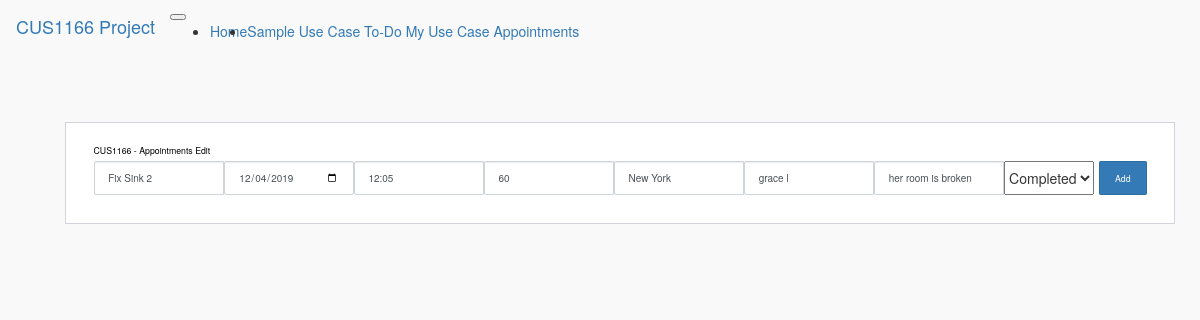
Screenshot of /appointments/edit/3 with the database file from the repository.
### app/models.py (models this page shows)
class Appointment(db.Model):
    appt_id = db.Column(db.Integer, primary_key=True, autoincrement = True)
    appt_title = db.Column(db.String)
    appt_date = db.Column(db.Date, nullable = False)
    appt_start_time = db.Column(db.String)
    appt_duration = db.Column(db.Integer) #in minutes
    appt_location = db.Column(db.String)
    appt_customer_name = db.Column(db.String)
    appt_notes = db.Column(db.String)
    appt_status = db.Column(db.String(128))

### app/main/routes.py (the view, shortened to what this page needs)
@bp.route('/appointments/edit/<int:appt_id>', methods=['GET','POST'])
def edit_appointment(appt_id):
    form = AppointmentForm()
    print(form.validate_on_submit())
    current_appt = Appointment.query.filter_by(appt_id = appt_id).first_or_404()
    form.appt_title.data = current_appt.appt_title
    form.appt_date.data = current_appt.appt_date
    form.appt_start_time.data = current_appt.appt_start_time
    form.appt_duration.data = current_appt.appt_duration
    form.appt_location.data = current_appt.appt_location
    form.appt_customer_name.data = current_appt.appt_customer_name
    form.appt_notes.data = current_appt.appt_notes
    form.appt_status_completed.data = current_appt.appt_status
    return render_template("main/appointments_edit_view.html",form=form, appt_id = appt_id)

### app/main/forms.py
class AppointmentForm(FlaskForm):
    appt_status_completed = SelectField('Status', choices=[('upcoming','Upcoming'),('today','Today'),('this week','This week'),('overdue','Overdue'),('completed','Completed')])
    appt_title = StringField('appt_title')#, validators=[DataRequired()])
    appt_date = DateField('appt_date', format = '%Y-%m-%d')
    appt_start_time = StringField('appt_start_time') #in minutes
    appt_duration= StringField('appt_duration') #in minutes
    appt_location = StringField('appt_location')#, validators=[DataRequired()])
    appt_customer_name = StringField('appt_customer_name')#, validators=[DataRequired()])
    appt_notes = StringField('appt_customer_name')#, validators=[DataRequired()])
    appt_status = StringField('appt_status')#, validators=[DataRequired()])
    submit = SubmitField('submit')

### app/templates/main/appointments_edit_view.html (shortened to what this page needs)
{% extends "menu.html" %}
{% block content %}
<div class="page-content page-container" id="page-content">
    <div class="padding">
        <div class="row container d-flex justify-content-center">
            <div class="col-lg-12">
                <div class="card px-3">
                    <div class="card-body">
                        <h4 class="card-title">CUS1166 - Appointments edit</h4>
                        <form method="POST" action="{{url_for('main.edit_appointment',appt_id = appt_id)}}" >
                            <div class="add-items d-flex">
                                {{ form.appt_title(class_='form-control todo-list-input', placeholder='add appt title')}}
                                {{ form.appt_date(class_='form-control todo-list-input', placeholder='add appt date')}}
                                {{ form.appt_start_time(class_='form-control todo-list-input', placeholder='add appt start time')}}
                                {{ form.appt_duration(class_='form-control todo-list-input', placeholder='add appt time in minutes')}}
                                {{ form.appt_location(class_='form-control todo-list-input', placeholder='add appt location')}}
                                {{ form.appt_customer_name(class_='form-control todo-list-input', placeholder='add appt customer name')}}
                                {{ form.appt_notes(class_='form-control todo-list-input', placeholder='add appt notes')}}
                                {{ form.appt_status_completed }}
                                <button class="add btn btn-primary font-weight-bold todo-list-add-btn">Add</button>
                       </div>
                     </form>
                   </div>
                </div>
            </div>
        </div>
    </div>
</div>
{% endblock %}

### app/static/css/cus1166_custom.css (style rules this page uses)
body { background-color: #f9f9fa }
.padding { padding: 5rem }
.card { box-shadow: none; -webkit-box-shadow: none; -moz-box-shadow: none; -ms-box-shadow: none }
.pl-3, .px-3 { padding-left: 1rem !important }
.card { position: relative; display: flex; flex-direction: column; min-width: 0; word-wrap: break-word; background-color: #fff; background-clip: border-box; border: 1px solid #d2d2dc; border-radius: 0 }
.pr-3, .px-3 { padding-right: 1rem !important }
.card .card-body { padding: 1.25rem 1.75rem }
.card-body { flex: 1 1 auto; padding: 1.25rem }
.card .card-title { color: #000000; margin-bottom: 0.625rem; text-transform: capitalize; font-size: 0.875rem; font-weight: 500 }
.add-items { margin-bottom: 1.5rem; overflow: hidden }
.d-flex { display: flex !important }
.add-items input[type="text"] { border-top-right-radius: 0; border-bottom-right-radius: 0; width: 100%; background: transparent }
.form-control { display: block; width: 100%; padding: 0.875rem 1.375rem; font-size: 1rem; line-height: 1; color: #495057; background-color: #ffffff; background-clip: padding-box; border: 1px solid #ced4da; border-radius: 2px; transition: border-color 0.15s ease-in-out, box-shadow 0.15s ease-in-out }
.add-items .btn { margin-left: .5rem }
.btn { font-size: 0.875rem; line-height: 1; font-weight: 400; padding: .7rem 1.5rem; border-radius: 0.1275rem }
.add-items .btn, .add-items .fc button, .fc .add-items button, .add-items .ajax-upload-dragdrop .ajax-file-upload, .ajax-upload-dragdrop .add-items .ajax-file-upload, .add-items .swal2-modal .swal2-buttonswrapper .swal2-styled, .swal2-modal .swal2-buttonswrapper .add-items .swal2-styled, .add-items .wizard>.actions a, .wizard>.actions .add-items a { margin-left: .5rem }
.d-flex, .loader-demo-box, .distribution-chart-legend .distribution-chart, .distribution-chart-legend .distribution-chart .item, .list-wrapper ul li, .email-wrapper .mail-sidebar .menu-bar .profile-list-item a, .email-wrapper .mail-sidebar .menu-bar .profile-list-item a .user, .email-wrapper .mail-list-container .mail-list .details, .email-wrapper .message-body .attachments-sections ul li .thumb, .email-wrapper .message-body .attachments-sections ul li .details .buttons, .lightGallery .image-tile .demo-gallery-poster, .swal2-modal, .navbar .navbar-menu-wrapper .navbar-nav, .navbar .navbar-menu-wrapper .navbar-nav .nav-item.nav-profile, .navbar .navbar-menu-wrapper .navbar-nav .nav-item.dropdown .navbar-dropdown .dropdown-item { display: flex !important }

### rows the page displays
Appointment: appt_title "Fix Sink 2", appt_date "12/04/2019", appt_start_time "12:05", appt_duration "60", appt_location "New York", appt_customer_name "grace l", appt_notes "her room is broken"
